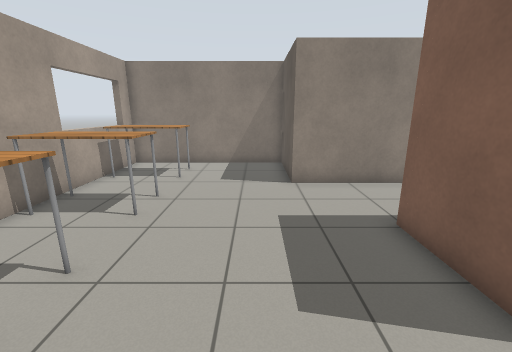
view 1 (above)

18 first-person views from a walk through a Gazebo world. The camera is 1.3 m above the floor, tilts 14° down and sees 90° across. The floor is counted in squares, 0.5 m on a side. Each view is taken from the middle of a square. On the plan, view 1 faces up. The plan holds only what a view shows up to about 18 squares ahead; the rest is blank. Simple patterns stand in for the simulator's built-in surfaces. Simple shapes stand in for some stock models.

view 2
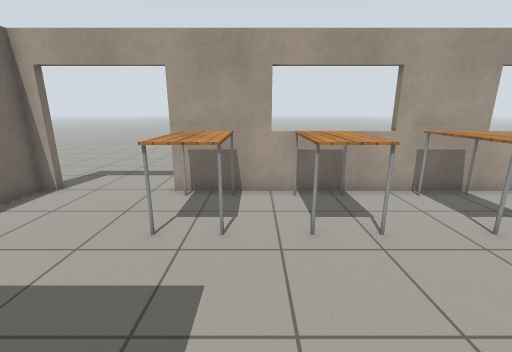

view 3
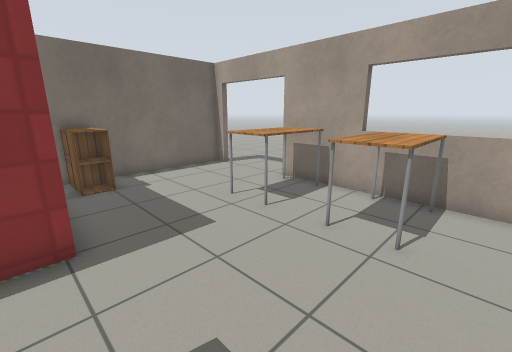

view 4
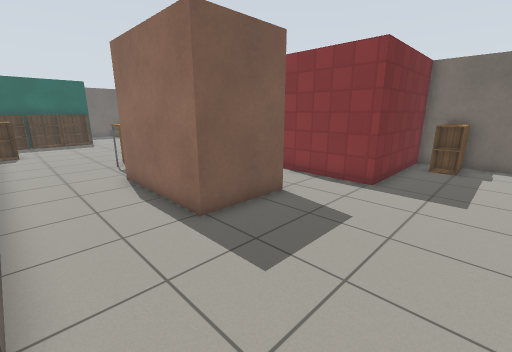

view 5
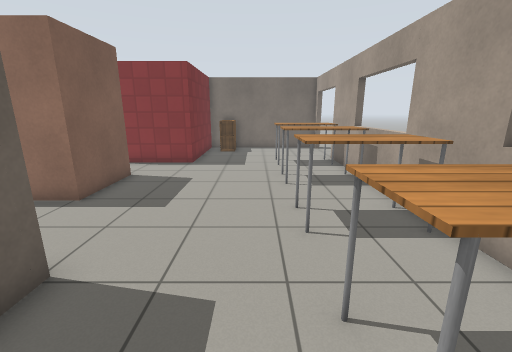

view 6
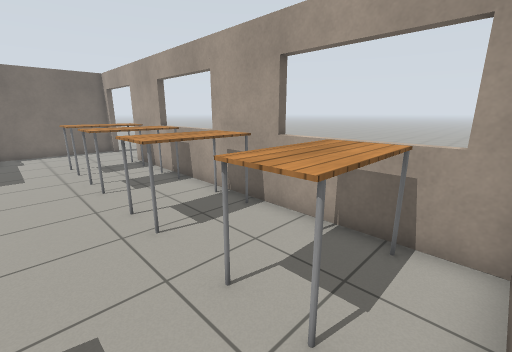

view 7
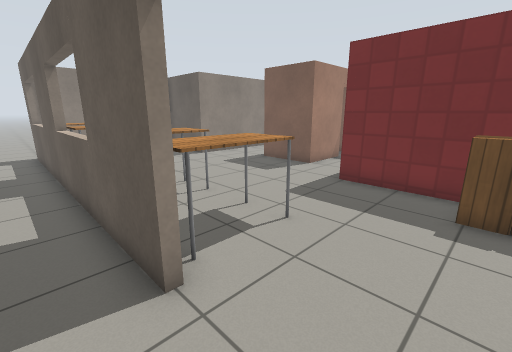

view 8
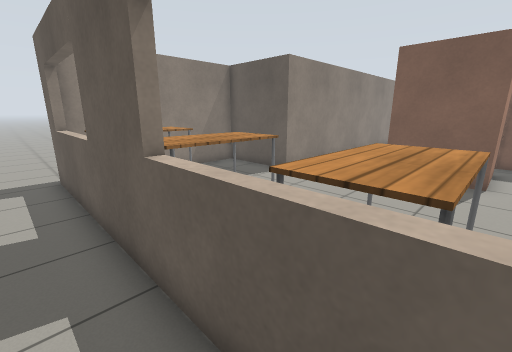

view 9
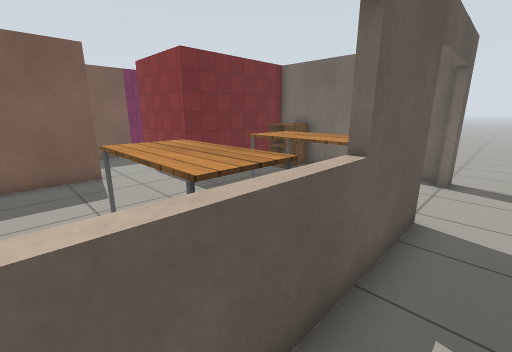

view 10
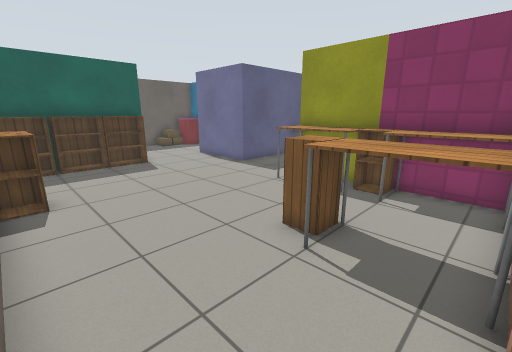

view 11
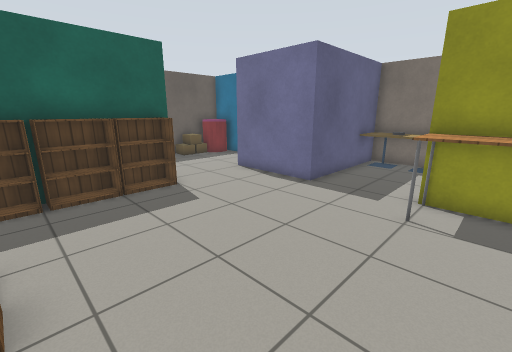

view 12
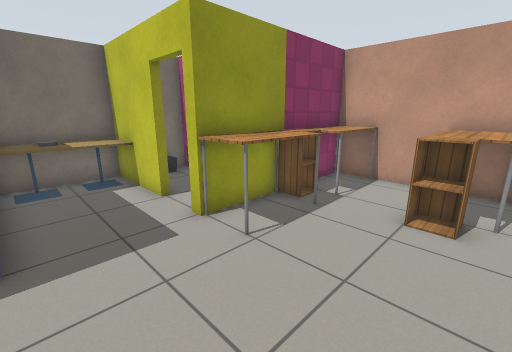

view 13
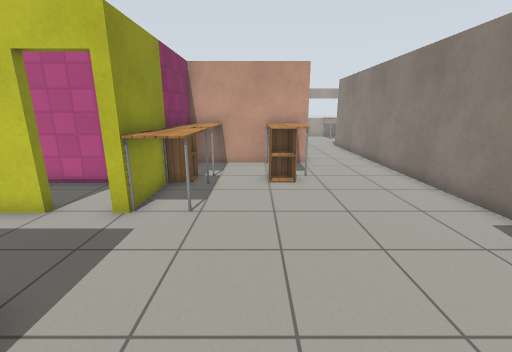

view 14
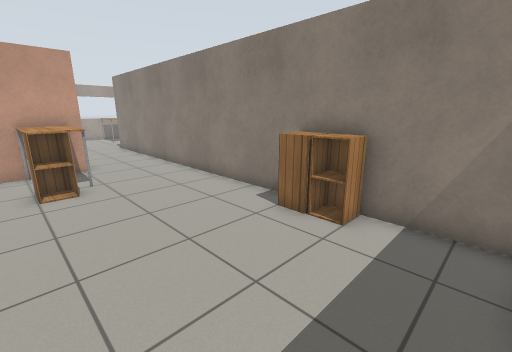

view 15
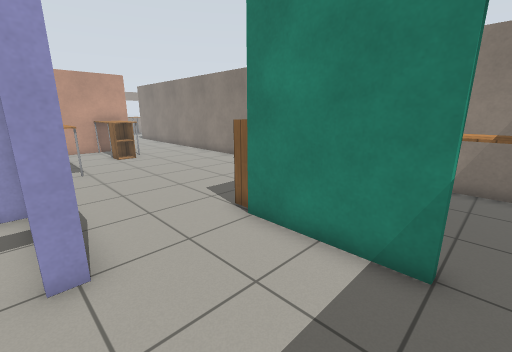

view 16
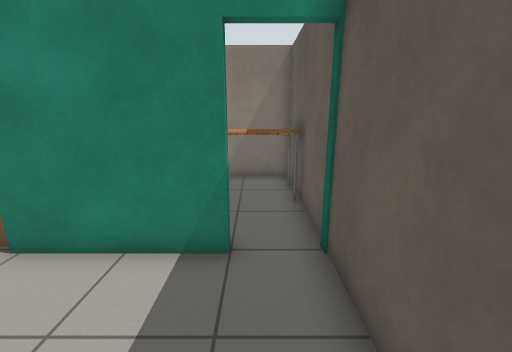

view 17
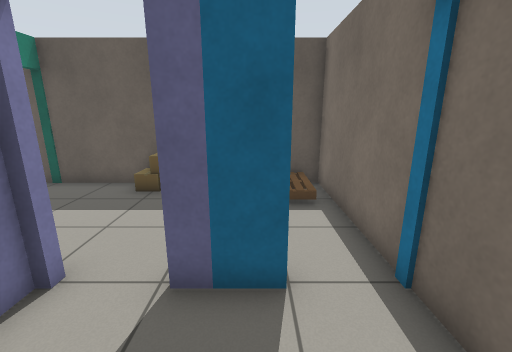

view 18
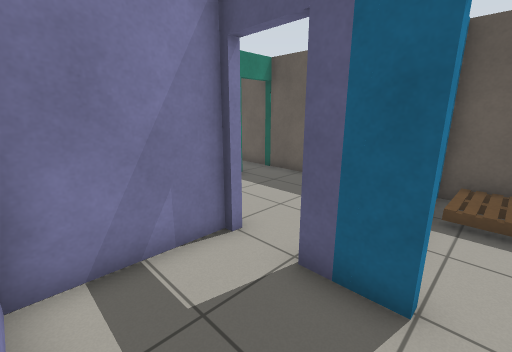

### Floor plan
Points are (right, up) in squares from view 1. A wall is a line through its corners. A room is listed if a view was taken in it or the views show most of it. See-through windows are left out.
Room 1 (views 1, 2, 3, 4, 5, 6, 7, 8, 9, 10)
walls: (3.2, 5.6) (8.7, 5.6); (-6.6, 4.4) (-6.6, 6.5); (-6.4, 5.6) (-6.4, 4.4); (-6.7, 1.5) (-6.4, 1.5) (-6.4, 0.5); (-6.6, 8.4) (-6.6, 10.4); (-6.4, -1.4) (-6.4, -1.8); (6.5, 2.3) (4.4, 2.3); (-6.4, 9.6) (-6.4, 8.4); (-6.6, -1.8) (-6.6, 2.6); (8.3, -1.5) (8.3, 3.4); (-6.4, -6.4) (1.3, -6.4) (1.3, -0.4) (5.6, -0.4); (-6.6, -6.7) (-6.6, -5.8); (10.5, 9.4) (1.3, 9.4) (1.3, 13.3) (-6.4, 13.3) (-6.4, 12.5) (-6.6, 12.5)
ways out: opening at (8, 1) to room 2; opening at (9.2, 7.2) to room 2; open door at (7.5, 2.5) to room 2; opening at (-8, -6); opening at (-8, 13.5); open door at (-6.5, -3.5)
objects: table (-6, -1) to (-3, 0); table (-6, 2) to (-3, 4); table (-6, 6) to (-3, 8); table (-6, 10) to (-3, 12); cabinet (0, -6); cabinet (0, -5)
Room 2 (views 11, 12, 13, 14)
walls: (15.6, -0.4) (15.6, -0.9); (15.6, -2.6) (15.6, -4.5); (19.3, -4.5) (19.3, -0.4) (23.7, -0.4); (12.7, -2.5) (12.7, -6.4) (13.6, -6.4); (17.4, 9.4) (10.5, 9.4); (22.2, 9.4) (19.8, 9.4); (8.6, 3.6) (8.6, 1.5); (29.4, 3.6) (29.4, 5.5); (29.4, 8.4) (29.4, 9.4) (26.8, 9.4)
ways out: opening at (8, 1) to room 1; opening at (9.2, 7.2) to room 1; open door at (7.5, 2.5) to room 1; opening at (24, 1.5) to room 3; open door at (28.5, 3.5) to room 3; open door at (15.5, -1.5); open door at (23.5, -5.5)
objects: table (9, 0) to (11, 1); table (9, 4) to (11, 5); cabinet (12, 0); cabinet (12, 4); table (13, 0) to (15, 1); other object (14, -6) to (15, -6); cafe table (16, -6) to (17, -5); other object (18, -6) to (18, -5); cabinet (18, 9); cafe table (19, -6) to (19, -5); cabinet (19, 9); bookshelf (23, 4) to (23, 5); bookshelf (23, 6) to (23, 7); bookshelf (23, 8) to (23, 9); table (27, 6) to (29, 8)
Room 3 (views 15, 16)
walls: (29.4, 0.4) (29.4, 3.6); (27.5, 3.4) (24.5, 3.4); (27, -3.4) (27.5, -3.4); (23.7, -0.4) (23.7, -0.9)
ways out: opening at (24, 1.5) to room 2; open door at (28.5, 3.5) to room 2; open door at (23.5, -1.5) to room 4
objects: bin (28, -3) to (29, -3); other object (28, -2) to (29, -2); cardboard box (28, 0) to (29, 0); cardboard box (29, -1)
Room 4 (views 17, 18)
walls: (23.4, -4.5) (23.4, -2.6); (23.4, -0.7) (19.7, -0.7) (19.7, -1.2)
ways out: open door at (23.5, -1.5) to room 3

Positions as (right, up) in squares from view 1, and headings:
1: (0, 0), facing up
2: (2, 1), facing left
3: (2, 5), facing down-left
4: (-2, 9), facing down-right
5: (-2, 13), facing down
6: (-1, 13), facing down-left
7: (-8, -5), facing up-right
8: (-8, 2), facing up-right
9: (-8, 5), facing down-right
10: (9, 9), facing down-right
11: (14, 8), facing down-right
12: (19, 5), facing down-left
13: (22, 3), facing left
14: (22, 3), facing up-left
15: (28, -1), facing up-left
16: (28, -1), facing up
17: (20, -4), facing right
18: (20, -5), facing up-right
